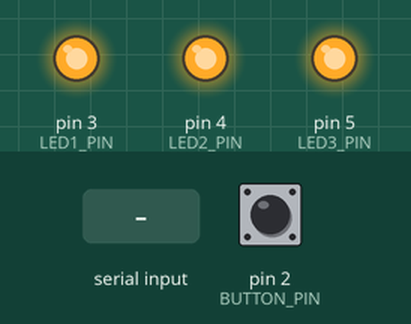
Recording of a sketch running on a simulated Arduino Uno, built with avr-gcc and run on an emulated ATmega328P. Shown: output pins drawn as LEDs (lit = HIGH). The test bench sets the inputs (shaded band); at power-on: pin 2 (BUTTON_PIN) HIGH. What the sketch prints to the serial monitor is not drawn.

Above: at 1.6 s.
1.7 s: "delay\n" received over Serial
At 2.8 s:
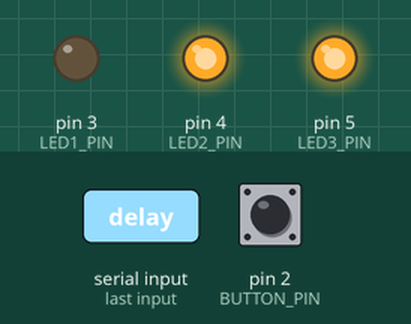
At 4.5 s:
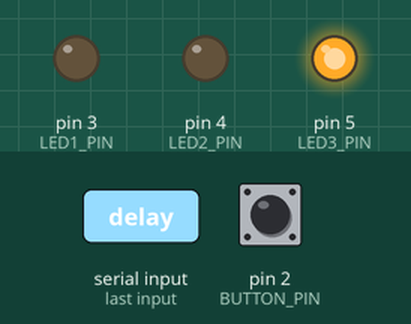
4.7 s: "millis\n" received over Serial
At 7.0 s:
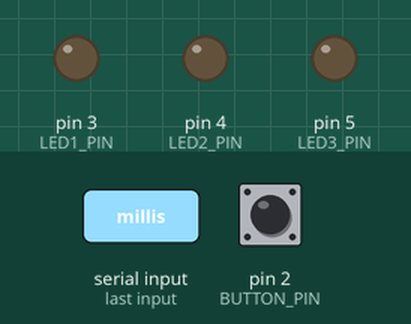
7.7 s: pin 2 (BUTTON_PIN) pulled LOW for 1 s
11.7 s: pin 2 (BUTTON_PIN) pulled LOW for 0.15 s
14.8 s: "1\n" received over Serial
Timing chart, 0 to 18.8 s (numbered marks = the images above; inputs shaded):
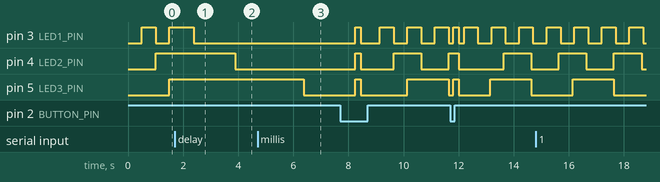

Measured:
- after the input at 1.7 s, pin 5 (LED3_PIN): stays HIGH (without the input it goes to LOW after 1.3 s)
- by itself, pin 3 (LED1_PIN): alternates HIGH for 0.50 s and LOW for 0.50 s
- by itself, pin 4 (LED2_PIN): alternates HIGH for 1.0 s and LOW for 1.0 s

The sketch:

05_delay_vs_timer.ino
```cpp
/*
 * ========================================
 * delay (동기) vs millis (비동기) 비교 예제
 * ========================================
 *
 * 기능:
 * - delay() 방식과 millis() 방식의 차이 비교
 * - LED 3개를 서로 다른 주기로 깜빡임
 * - 버튼 입력 반응 속도 비교
 * - Serial 명령으로 모드 전환
 *
 * 하드웨어:
 * - LED 3개 (서로 다른 깜빡임 주기)
 * - 버튼 1개 (반응 속도 테스트)
 *
 * 작성일: 2026-01-30
 */

// ========================================
// 핀 정의
// ========================================
#define LED1_PIN      3     // LED 1 (500ms 주기)
#define LED2_PIN      4     // LED 2 (1000ms 주기)
#define LED3_PIN      5     // LED 3 (1500ms 주기)
#define BUTTON_PIN    2     // 버튼 입력

// ========================================
// 상수 정의
// ========================================
#define LED1_INTERVAL   500   // LED 1 깜빡임 주기 (ms)
#define LED2_INTERVAL   1000  // LED 2 깜빡임 주기 (ms)
#define LED3_INTERVAL   1500  // LED 3 깜빡임 주기 (ms)

// ========================================
// 전역 변수
// ========================================
// 모드 선택 (true: millis 방식, false: delay 방식)
bool useMillisMode = true;

// millis() 방식용 변수
unsigned long previousMillis1 = 0;
unsigned long previousMillis2 = 0;
unsigned long previousMillis3 = 0;

bool led1State = false;
bool led2State = false;
bool led3State = false;

// 버튼 카운터
int buttonPressCount = 0;
int lastButtonState = HIGH;

// ========================================
// 초기화 함수
// ========================================
void setup() {
  Serial.begin(9600);
  Serial.println("========================================");
  Serial.println("  delay vs millis 비교 시스템");
  Serial.println("========================================");

  // 핀 모드 설정
  pinMode(LED1_PIN, OUTPUT);
  pinMode(LED2_PIN, OUTPUT);
  pinMode(LED3_PIN, OUTPUT);
  pinMode(BUTTON_PIN, INPUT_PULLUP);

  // 초기 상태
  digitalWrite(LED1_PIN, LOW);
  digitalWrite(LED2_PIN, LOW);
  digitalWrite(LED3_PIN, LOW);

  Serial.println("[초기화 완료]");
  Serial.println("\n명령어:");
  Serial.println("  millis - millis() 방식 (비동기, 권장)");
  Serial.println("  delay  - delay() 방식 (동기, 비교용)");
  Serial.println("\n현재 모드: millis() 방식");
  Serial.println("\n[테스트 방법]");
  Serial.println("1. LED 3개가 서로 다른 주기로 깜빡임");
  Serial.println("2. 버튼을 눌러서 반응 속도 확인");
  Serial.println("3. delay 모드에서는 버튼 반응이 느림!");
  Serial.println("========================================");
  Serial.println();
}

// ========================================
// 메인 루프
// ========================================
void loop() {
  // Serial 명령 처리
  if (Serial.available() > 0) {
    String command = Serial.readStringUntil('\n');
    command.trim();
    handleCommand(command);
  }

  // 버튼 입력 처리 (항상 체크)
  handleButton();

  // 선택된 모드에 따라 실행
  if (useMillisMode) {
    runMillisMode();
  } else {
    runDelayMode();
  }
}

// ========================================
// 명령 처리 함수
// ========================================
void handleCommand(String cmd) {
  Serial.print("[명령 수신] ");
  Serial.println(cmd);

  if (cmd == "millis") {
    useMillisMode = true;
    Serial.println("========================================");
    Serial.println("[모드 변경] millis() 방식 (비동기)");
    Serial.println("→ 버튼 입력이 즉시 반응합니다");
    Serial.println("→ 여러 작업을 동시에 처리 가능");
    Serial.println("========================================");

  } else if (cmd == "delay") {
    useMillisMode = false;
    Serial.println("========================================");
    Serial.println("[모드 변경] delay() 방식 (동기)");
    Serial.println("→ 버튼 입력이 느리게 반응합니다");
    Serial.println("→ delay 중에는 다른 작업 불가");
    Serial.println("========================================");

  } else {
    Serial.println("[에러] 알 수 없는 명령어");
  }
}

// ========================================
// millis() 방식 (비동기, 권장)
// ========================================
void runMillisMode() {
  unsigned long currentMillis = millis();

  // LED 1 제어 (500ms 주기)
  if (currentMillis - previousMillis1 >= LED1_INTERVAL) {
    previousMillis1 = currentMillis;
    led1State = !led1State;
    digitalWrite(LED1_PIN, led1State);
  }

  // LED 2 제어 (1000ms 주기)
  if (currentMillis - previousMillis2 >= LED2_INTERVAL) {
    previousMillis2 = currentMillis;
    led2State = !led2State;
    digitalWrite(LED2_PIN, led2State);
  }

  // LED 3 제어 (1500ms 주기)
  if (currentMillis - previousMillis3 >= LED3_INTERVAL) {
    previousMillis3 = currentMillis;
    led3State = !led3State;
    digitalWrite(LED3_PIN, led3State);
  }

  // 버튼은 loop()에서 항상 체크되므로 즉시 반응!
}

// ========================================
// delay() 방식 (동기, 비교용)
// ========================================
void runDelayMode() {
  // LED 1 켜기
  digitalWrite(LED1_PIN, HIGH);
  delay(LED1_INTERVAL);  // ← 이 시간 동안 버튼 입력 무시!
  digitalWrite(LED1_PIN, LOW);
  delay(LED1_INTERVAL);

  // LED 2 켜기
  digitalWrite(LED2_PIN, HIGH);
  delay(LED2_INTERVAL);  // ← 이 시간 동안 버튼 입력 무시!
  digitalWrite(LED2_PIN, LOW);
  delay(LED2_INTERVAL);

  // LED 3 켜기
  digitalWrite(LED3_PIN, HIGH);
  delay(LED3_INTERVAL);  // ← 이 시간 동안 버튼 입력 무시!
  digitalWrite(LED3_PIN, LOW);
  delay(LED3_INTERVAL);

  // 문제점: delay 중에는 버튼 입력을 체크할 수 없음!
  // → 버튼 반응이 매우 느림
}

// ========================================
// 버튼 입력 처리 함수
// ========================================
void handleButton() {
  int buttonState = digitalRead(BUTTON_PIN);

  // 버튼이 눌렸을 때 (HIGH → LOW)
  if (lastButtonState == HIGH && buttonState == LOW) {
    buttonPressCount++;

    Serial.println("========================================");
    Serial.print("[버튼 입력 감지] 누른 횟수: ");
    Serial.println(buttonPressCount);

    if (useMillisMode) {
      Serial.println("→ millis 모드: 즉시 반응!");
    } else {
      Serial.println("→ delay 모드: 느린 반응 (delay 중 무시됨)");
    }
    Serial.println("========================================");

    // 버튼 누를 때마다 모든 LED 한 번 깜빡임
    blinkAllLEDs();
  }

  lastButtonState = buttonState;
}

// ========================================
// 모든 LED 깜빡임 함수
// ========================================
void blinkAllLEDs() {
  // 모든 LED 켜기
  digitalWrite(LED1_PIN, HIGH);
  digitalWrite(LED2_PIN, HIGH);
  digitalWrite(LED3_PIN, HIGH);
  delay(200);

  // 모든 LED 끄기
  digitalWrite(LED1_PIN, LOW);
  digitalWrite(LED2_PIN, LOW);
  digitalWrite(LED3_PIN, LOW);
  delay(200);
}

// ========================================
// 성능 비교 함수 (선택 사항)
// ========================================
void comparePerformance() {
  Serial.println("\n========================================");
  Serial.println("  성능 비교 결과");
  Serial.println("========================================");

  Serial.println("\n[delay() 방식의 문제점]");
  Serial.println("1. 동기 처리: delay 중에는 아무것도 할 수 없음");
  Serial.println("2. 버튼 입력 무시: 반응 속도 느림");
  Serial.println("3. 여러 작업 동시 처리 불가");
  Serial.println("4. 코드 확장성 낮음");

  Serial.println("\n[millis() 방식의 장점]");
  Serial.println("1. 비동기 처리: 여러 작업을 동시에 처리");
  Serial.println("2. 즉시 반응: 버튼 입력을 놓치지 않음");
  Serial.println("3. 정밀한 타이밍 제어 가능");
  Serial.println("4. 코드 확장성 높음 (권장!)");

  Serial.println("\n========================================");
}
```
